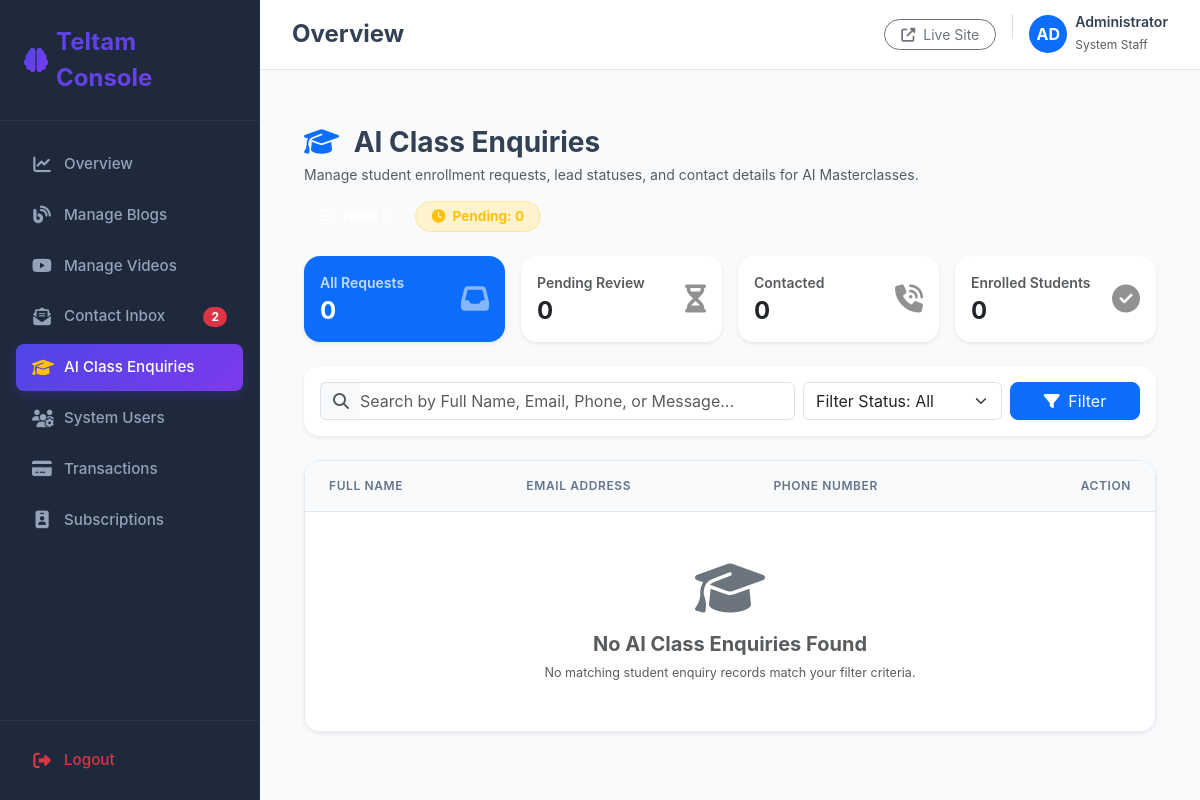
The app's page /dashboard/ai-class-enquiries/ (signed in), older data.
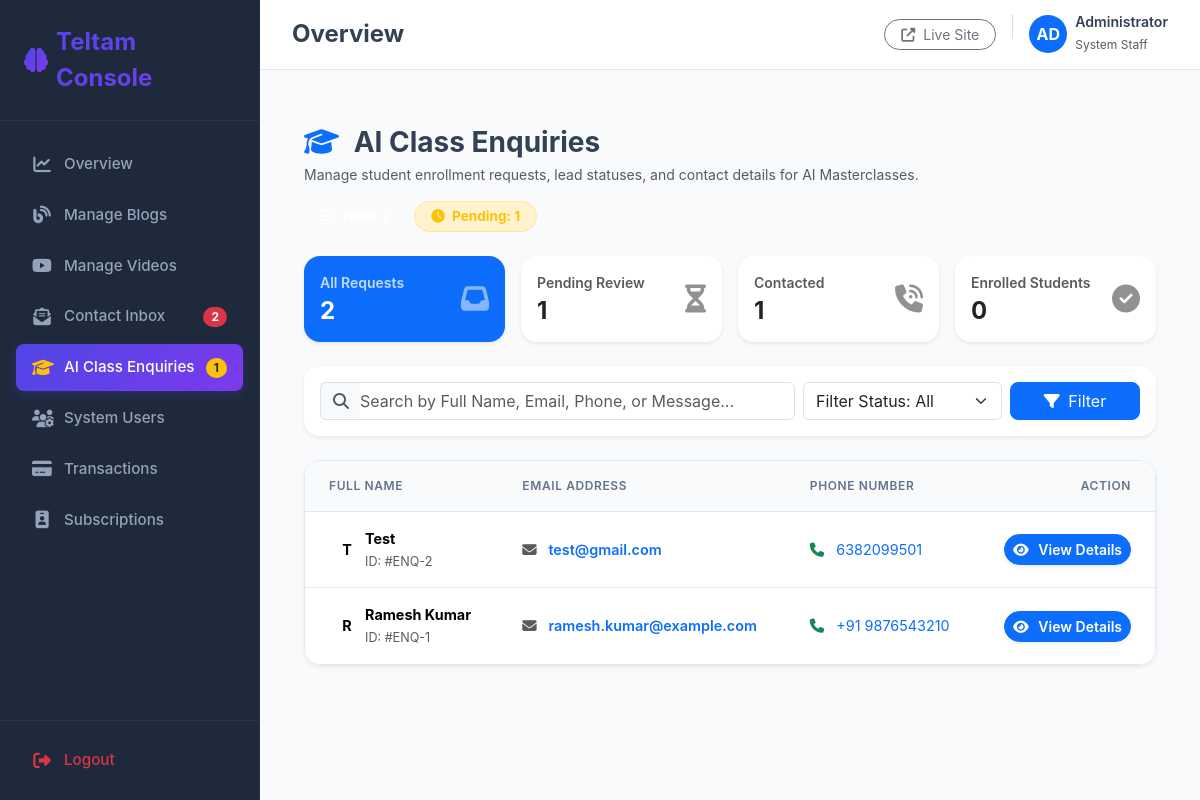
The same page, newer data.
### app/models.py (models this page shows, shortened)
class AIClassEnquiry(models.Model):
    STATUS_CHOICES = [
        ('pending', 'Pending'),
        ('contacted', 'Contacted'),
        ('enrolled', 'Enrolled'),
        ('cancelled', 'Cancelled'),
    ]
    full_name = models.CharField(max_length=150)
    email = models.EmailField()
    phone_number = models.CharField(max_length=20)
    message = models.TextField(blank=True, default='')
    status = models.CharField(max_length=20, choices=STATUS_CHOICES, default='pending')
    created_at = models.DateTimeField(auto_now_add=True, db_index=True)
    class Meta:
        verbose_name = "AI Class Enquiry"
        verbose_name_plural = "AI Class Enquiries"
        ordering = ['-created_at']

### app/views.py (the view, shortened to what this page needs)
# urls.py: path('dashboard/ai-class-enquiries/', views.dashboard_ai_class_enquiries, name='dashboard_ai_class_enquiry_list'),
@staff_member_required(login_url='dashboard_login')
def dashboard_ai_class_enquiries(request):
    from django.db.models import Q
    from django.core.paginator import Paginator
    enquiries = AIClassEnquiry.objects.all()
    q = request.GET.get('q', '').strip()
    status_filter = request.GET.get('status', '').strip()
    if status_filter and status_filter != 'all':
        enquiries = enquiries.filter(status=status_filter)
    paginator = Paginator(enquiries, 15)
    page_number = request.GET.get('page')
    page_obj = paginator.get_page(page_number)
    context = {
        'page_obj': page_obj,
        'q': q,
        'status_filter': status_filter,
        'total_count': AIClassEnquiry.objects.count(),
        'pending_count': AIClassEnquiry.objects.filter(status='pending').count(),
        'contacted_count': AIClassEnquiry.objects.filter(status='contacted').count(),
        'enrolled_count': AIClassEnquiry.objects.filter(status='enrolled').count(),
        'cancelled_count': AIClassEnquiry.objects.filter(status='cancelled').count(),
    }
    return render(request, 'dashboard/ai_class_enquiry_list.html', context)

### app/context_processors.py (called while the page is built)
def dashboard_context(request):
    if request.user.is_authenticated and request.user.is_staff:
        return {
            'global_unread_messages_count': Contact.objects.filter(is_read=False).count(),
            'global_pending_enquiries_count': AIClassEnquiry.objects.filter(status='pending').count()
        }
    return {}

### templates/dashboard/ai_class_enquiry_list.html (shortened to what the changed rows need)
{% extends 'dashboard/base.html' %}
{% load static %}
{% block nav_ai_enquiries %}active{% endblock %}
{% block content %}
<div class="container-fluid py-4">
    <div class="d-flex justify-content-between align-items-center mb-4 flex-wrap gap-3">
        <div class="d-flex align-items-center gap-2">
            <span class="badge bg-indigo-subtle text-indigo px-3 py-2 rounded-pill font-monospace" style="font-size: 0.85rem; font-weight: 700;">
                <i class="fas fa-list me-1"></i> Total: {{ total_count }}
            </span>
            <span class="badge bg-warning-subtle text-warning border border-warning-subtle px-3 py-2 rounded-pill font-monospace" style="font-size: 0.85rem; font-weight: 700;">
                <i class="fas fa-clock me-1"></i> Pending: {{ pending_count }}
            </span>
        </div>
    </div>
    <div class="row g-3 mb-4">
        <div class="col-6 col-md-3">
            <a href="?status=all" class="text-decoration-none">
                <div class="card border-0 shadow-sm rounded-4 p-3 {% if status_filter == 'all' or not status_filter %}bg-primary text-white{% else %}bg-white text-dark{% endif %} transition-all">
                    <div class="d-flex justify-content-between align-items-center">
                        <div>
                            <span class="small fw-semibold opacity-75 d-block">All Requests</span>
                            <h4 class="fw-bold mb-0 mt-1">{{ total_count }}</h4>
                        </div>
                    </div>
                </div>
            </a>
        </div>
        <div class="col-6 col-md-3">
            <a href="?status=pending" class="text-decoration-none">
                <div class="card border-0 shadow-sm rounded-4 p-3 {% if status_filter == 'pending' %}bg-warning text-dark{% else %}bg-white text-dark{% endif %} transition-all">
                    <div class="d-flex justify-content-between align-items-center">
                        <div>
                            <span class="small fw-semibold opacity-75 d-block">Pending Review</span>
                            <h4 class="fw-bold mb-0 mt-1">{{ pending_count }}</h4>
                        </div>
                    </div>
                </div>
            </a>
        </div>
        <div class="col-6 col-md-3">
            <a href="?status=contacted" class="text-decoration-none">
                <div class="card border-0 shadow-sm rounded-4 p-3 {% if status_filter == 'contacted' %}bg-info text-white{% else %}bg-white text-dark{% endif %} transition-all">
                    <div class="d-flex justify-content-between align-items-center">
                        <div>
                            <span class="small fw-semibold opacity-75 d-block">Contacted</span>
                            <h4 class="fw-bold mb-0 mt-1">{{ contacted_count }}</h4>
                        </div>
                    </div>
                </div>
            </a>
        </div>
    </div>
    <div class="card border-0 shadow-sm rounded-4 overflow-hidden bg-white">
        <div class="table-responsive">
            <table class="table align-middle table-hover mb-0">
                <thead class="table-light">
                    <tr>
                        <th class="ps-4">Full Name</th>
                        <th>Email Address</th>
                        <th>Phone Number</th>
                        <th class="pe-4 text-end">Action</th>
                    </tr>
                </thead>
                <tbody>
                    {% for enq in page_obj %}
                    <tr>
                        <td class="ps-4">
                            <div class="d-flex align-items-center gap-2.5">
                                <span class="d-flex align-items-center justify-content-center bg-indigo-subtle text-indigo rounded-circle fw-bold" style="width: 36px; height: 36px; font-size: 0.9rem;">
                                    {{ enq.full_name|slice:":1"|upper }}
                                </span>
                                <div>
                                    <div class="fw-bold text-slate-800">{{ enq.full_name }}</div>
                                    <small class="text-muted">ID: #ENQ-{{ enq.id }}</small>
                                </div>
                            </div>
                        </td>
                        <td>
                            <a href="mailto:{{ enq.email }}" class="text-indigo-600 text-decoration-none fw-semibold"><i class="fas fa-envelope text-muted me-2" style="margin-right: 8px !important;"></i> {{ enq.email }}</a>
                        </td>
                        <td>
                            <a href="tel:{{ enq.phone_number }}" class="text-slate-700 text-decoration-none font-monospace"><i class="fas fa-phone text-success me-2" style="margin-right: 8px !important;"></i> {{ enq.phone_number }}</a>
                        </td>
                        <td class="pe-4 text-end">
                            <button type="button" class="btn btn-sm btn-primary rounded-pill px-3.5 fw-semibold shadow-sm" data-bs-toggle="modal" data-bs-target="#viewEnquiryModal{{ enq.id }}">
                                <i class="fas fa-eye me-2" style="margin-right: 6px !important;"></i> View Details
                            </button>
                        </td>
                    </tr>
                    {% empty %}
                    <tr>
                        <td colspan="4" class="text-center py-5 text-muted">
                            <i class="fas fa-graduation-cap display-4 opacity-30 mb-3 d-block text-secondary"></i>
                            <h5 class="fw-bold text-slate-700">No AI Class Enquiries Found</h5>
                            <p class="small mb-0">No matching student enquiry records match your filter criteria.</p>
                        </td>
                    </tr>
                    {% endfor %}
                </tbody>
            </table>
        </div>
    </div>
</div>
{% endblock %}

### templates/dashboard/base.html (shortened to what the changed rows need)
{% load static %}
<!DOCTYPE html>
<html lang="en">
<head>
    <link href="https://cdn.jsdelivr.net/npm/bootstrap@5.3.2/dist/css/bootstrap.min.css" rel="stylesheet">
    <link href="https://cdnjs.cloudflare.com/ajax/libs/font-awesome/6.4.2/css/all.min.css" rel="stylesheet">
</head>
<body>
    <div class="sidebar" id="sidebar">
        <div>
            <ul class="sidebar-menu">
                <li class="sidebar-item {% block nav_ai_enquiries %}{% endblock %}">
                    <a href="{% url 'dashboard_ai_class_enquiry_list' %}" class="sidebar-link d-flex align-items-center justify-content-between">
                        <div class="d-flex align-items-center">
                            <i class="fas fa-graduation-cap text-warning"></i>
                            <span>AI Class Enquiries</span>
                        </div>
                        {% if global_pending_enquiries_count > 0 %}
                            <span class="badge bg-warning text-dark rounded-pill px-2 py-1" style="font-size: 0.75rem;">{{ global_pending_enquiries_count }}</span>
                        {% endif %}
                    </a>
                </li>
            </ul>
        </div>
    </div>
    <div class="content-wrapper">
        <main class="main-content">
            {% include 'sweetalert_messages.html' %}
            <div class="animate-fade-in">
                {% block content %}{% endblock %}
            </div>
        </main>
    </div>
</body>
</html>

Row changes from the older to the newer data that the page shows:
added AIClassEnquiry: full_name "T", full_name "Test", id "2", email "test@gmail.com", phone_number "6382099501"
added AIClassEnquiry: full_name "R", full_name "Ramesh Kumar", id "1", email "ramesh.kumar@example.com", phone_number "+91 9876543210"
Text that changed along with them:
{{ global_pending_enquiries_count }}: (not shown) → "1"
{{ pending_count }}: "0" → "1"
{{ total_count }}: "0" → "2"
{{ contacted_count }}: "0" → "1"
text no longer shown: "No AI Class Enquiries Found No matching student enquiry records match your filter criteria."
